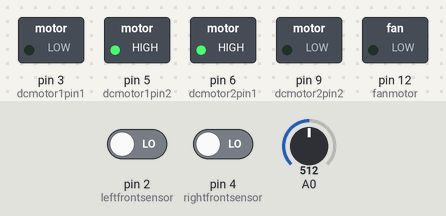
A sketch run on a simulated Arduino Uno, built with avr-gcc and run on an emulated ATmega328P. Shown: switched loads named in the sketch (green lamp = pin HIGH). Dashed ring = blinking. Inputs (shaded band) come from the test bench; at power-on: pin 2 (leftfrontsensor) LOW, pin 4 (rightfrontsensor) LOW, A0 = 512. What the sketch prints to the serial monitor is not drawn.

Above: at 4.2 s.
4.3 s: pin 2 (leftfrontsensor) driven HIGH
At 4.7 s:
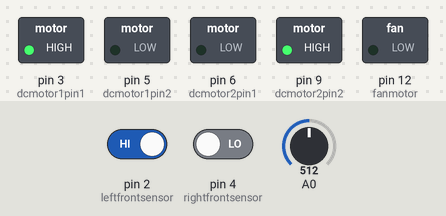
7.3 s: pin 4 (rightfrontsensor) driven HIGH
At 8.5 s:
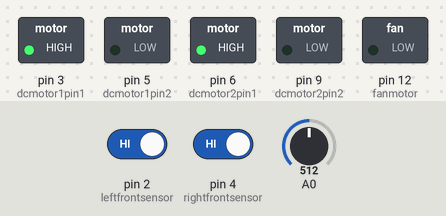
10.3 s: A0 set to 370
13.3 s: A0 set to 349
At 14.6 s:
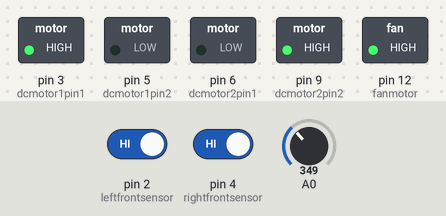
16.3 s: pin 4 (rightfrontsensor) driven LOW
19.3 s: pin 2 (leftfrontsensor) driven LOW
At 20.6 s:
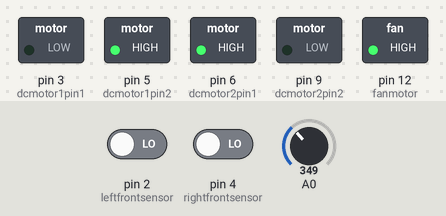
Timing chart, 0 to 22.3 s (numbered marks = the images above; inputs shaded):
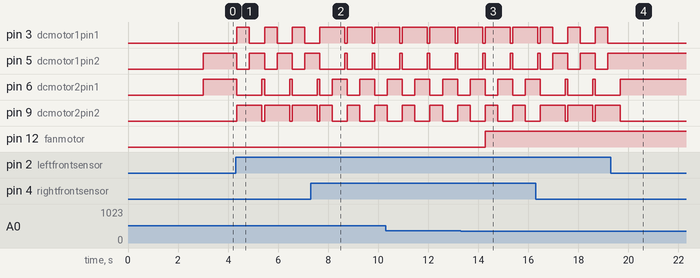

The sketch:

Ir_Motor_and_Fan_Test.ino
```cpp
/*
Ir, Motor, and Fan Test V1

This code will be used to avoid walls and other obstacles for my vacuum robot
This will also turn on the fan motor!

NOTE: This code only includes the two front sensors
*/

//Voltage Divider Variables
const int battery = 0; //sets the battery to pin A0
const float voltageBatCharged = 12.68; // Voltage measured when battery fully charged

//Fan Motor Pin Variable
const int fanmotor = 12; //sets the fan motor to pin 12

//Motor Pin Variables
const int dcmotor1pin1 = 3; //sets in1 to pin 3
const int dcmotor1pin2 = 5; //sets in2 to pin 5
const int dcmotor2pin1 = 6; //sets in3 to pin 6
const int dcmotor2pin2 = 9; //sets in4to pin 9

//Sensor Pin Variables
const int leftfrontsensor = 2; //sets the left front IR sensor to pin 2
const int rightfrontsensor = 4; //sets the right front IR sensor to pin 4

//PWM Variables
const int pwmMax = 160; //sets pwmMax to 160
const int pwmMin = 70; //sets pwmMin to 70
const int low = 0; //sets low to 0
const int pwmIncrease = 20; //sets pwmIncrease to 20

//Delay Variable
int threesecDelay = 3000; //sets threesecDelay to 3 seconds

void setup() {

  //Voltage Divider Pin
  pinMode(battery, INPUT); //sets the battery to an INPUT

  //Fan Motor Pin
  pinMode(fanmotor, OUTPUT); //sets the fan motor to an OUTPUT

  //Motor Pins
  pinMode(dcmotor1pin1, OUTPUT); //sets the first motor pin to an OUTPUT
  pinMode(dcmotor1pin2, OUTPUT); //sets the second motor pin to an OUTPUT
  pinMode(dcmotor2pin1, OUTPUT); //sets the thrid motor pin to an OUTPUT
  pinMode(dcmotor2pin2, OUTPUT); //sets the fourth motor pin to an OUTPUT

  //Sensor Pins
  pinMode(leftfrontsensor, INPUT); //sets the left front IR sensor to an INPUT
  pinMode(rightfrontsensor, INPUT); //sets the right front IR sensor to an INPUT

  Serial.begin(9600); //Starts Serial Monitor
  delay(threesecDelay);
}

//Right
void rightMotors(int moveTime){ //moves the left motor forwards and the right motor backwards
    digitalWrite(dcmotor1pin1, low); //sets in1 to 0
    digitalWrite(dcmotor1pin2, pwmMin); //sets in2 to 70pwm
    digitalWrite(dcmotor2pin1, low); //sets in3 to 0
    digitalWrite(dcmotor2pin2, pwmMin); //sets in4 to 70pwm
    delay(moveTime); //delay
}

//Left
void leftMotors(int moveTime){ //moves the left motor backwards and the right motor forwards
  digitalWrite(dcmotor1pin1, pwmMin); //sets in1 to 70pwm
  digitalWrite(dcmotor1pin2, low); //sets in2 to 0
  digitalWrite(dcmotor2pin1, pwmMin); //sets in3 to 70pwm
  digitalWrite(dcmotor2pin2, low); //sets in4 to 0
  delay(moveTime); //delay
}

//Forwards
void forwardMotors(int moveTime){ //moves both motors forwards
   digitalWrite(dcmotor1pin1, low); //sets in1 to 0
   digitalWrite(dcmotor1pin2, pwmMin); //sets in2 to 70pwm
   digitalWrite(dcmotor2pin1, pwmMin); //sets in3 to 70pwm
   digitalWrite(dcmotor2pin2, low); //sets in4 to 0
   delay(moveTime); //delay
}

//Backwards
void backwardMotors(int moveTime){ //moves the both motors backwards
   digitalWrite(dcmotor1pin1, pwmMin); //sets in1 to 70pwm
   digitalWrite(dcmotor1pin2, low); //sets in2 to 0
   digitalWrite(dcmotor2pin1, low); //sets in3 to 0
   digitalWrite(dcmotor2pin2, pwmMin); //sets in4 to 70pwm
   delay(moveTime); //delay
}

//Stop
void stopMotors(){ //stops both motors
   digitalWrite(dcmotor1pin1, low); //sets in1 to 0
   digitalWrite(dcmotor1pin2, low); //sets in2 to 0
   digitalWrite(dcmotor2pin1, low); //sets in3 to 0
   digitalWrite(dcmotor2pin2, low); //sets in4 to 0
}

//Turn on Fan Motor
void fanmotorOn(){ //turns the fan motor on
  digitalWrite(fanmotor, HIGH);
}

//Turn off Fan Motor
void fanmotorOff(){ //turns the fan motor off
  digitalWrite(fanmotor, LOW);
}

//Read Battery
float  readBattery(int input){ //input will be the power source your measuring: The Battery!
  int readInput = analogRead(input); //sets readInput to the value of the input
  float voltage = (((readInput*4.9)/1000)*voltageBatCharged ) / 5; // resolution of analog input = 4.9mV per Voltage
  Serial.print(" Battery= "); //Prints "Battery="
  Serial.print(voltage); //Prints the value of the battery after the formula
  return voltage; //returns the voltage
  }

//Still working on this code
/*
void backrightMotors(int moveTime){
  digitalWrite(dcmotor1pin1, low);
  digitalWrite(dcmotor1pin2, pwmMin-pwmIncrease);
  digitalWrite(dcmotor2pin1, pwmMin+pwmIncrease);
  digitalWrite(dcmotor2pin2, low);
  delay(moveTime);
}

void backleftMotors(int moveTime){
  digitalWrite(dcmotor1pin1, pwmMin+pwmIncrease);
  digitalWrite(dcmotor1pin2, low);
  digitalWrite(dcmotor2pin1, pwmMin-pwmIncrease);
  digitalWrite(dcmotor2pin2, low);
}
*/

void loop() {

  //IR Sensor Values
  int irValue1 = digitalRead(leftfrontsensor); //sets irValue1 to the value of the left Ir sensor
  int irValue2 = digitalRead(rightfrontsensor); //sets irValue2 to the value of the right Ir sensor

  //Motor Delays
  int motorDelay = 500; //sets motorDelay to 1 second
  int aproach = 100; //sets aproach to 100 miliseconds
  int noDelay = 0; //sets noDelay to 0 miliseconds
  int frontminDistance = 1; //sets minDistance to 1

  //Voltage Divider and Fan Motor Conditional Statements

  //If the battery cell voltage is less than 3.8v...
  if (readBattery(battery) <= 3.8){
    fanmotorOff(); //turns the fan motor to LOW or off
    stopMotors(); //stops the robot from moving
  }

  //If the battery cell voltage is greater than 3.8v and less than 4.5v...
  else if (readBattery(battery) >= 3.8 && readBattery(battery) <= 4.5){
    fanmotorOn(); //turns the fan motor to HIGH or on
  }

  //Front IR Sensor Conditional Statements

  //If the left front sensor detects an object and the right front sensor doesn't...
  if (irValue1 == HIGH && irValue2 == LOW) {
  backwardMotors(motorDelay); //move backwards for a second
  rightMotors(motorDelay); //move left for a second
  forwardMotors(aproach); //moves forwards a little
  Serial.println("Left HIGH"); //prints "Left HIGH" to serail monitor
  }

  //if the left front sensor doesn't detect an object and the right front sensor detects an object...
  else if (irValue1 == LOW && irValue2 == HIGH){
   backwardMotors(motorDelay); //move backwards for a second
   leftMotors(motorDelay); //move left for a second
   forwardMotors(aproach); //move forwards a little
   Serial.println("Right HIGH"); //prints "Right HIGH" to serial monitor
  }

  //if both front sensors detect an object...
  else if (irValue1 == HIGH && irValue2 == HIGH){
  backwardMotors(motorDelay); //move backwards for a second
  leftMotors(motorDelay); //move left for a second
  forwardMotors(aproach); //move forward a little
  Serial.println("Both HIGH"); //prints "Both HIGH" to serial monitor
  }

  //if both front sensors don't detect anything...
  else if (irValue1 == LOW && irValue2 == LOW) {
    forwardMotors(noDelay); //move forwards
    Serial.println("None HIGH"); //prints "None HIGH" to serial monitor
  }
}
```

Measured:
- the behaviour switches between 363 and 362 on A0 (found by bisection; images 2 and 3)
- after the input at 4.3 s, pin 3 (dcmotor1pin1): alternates HIGH for 0.50 s and LOW for 0.60 s, starting after 0.05 s; pin 5 (dcmotor1pin2): alternates HIGH for 0.60 s and LOW for 0.50 s, starting after 0.05 s
- after the input at 13.3 s, pin 12 (fanmotor): LOW → HIGH after 0.97 s
- after the input at 19.3 s, pin 3 (dcmotor1pin1): stops changing and stays LOW; pin 5 (dcmotor1pin2): stops changing and stays HIGH; pin 6 (dcmotor2pin1): goes on until 19.7 s, then stays HIGH; pin 9 (dcmotor2pin2): goes on until 19.7 s, then stays LOW
